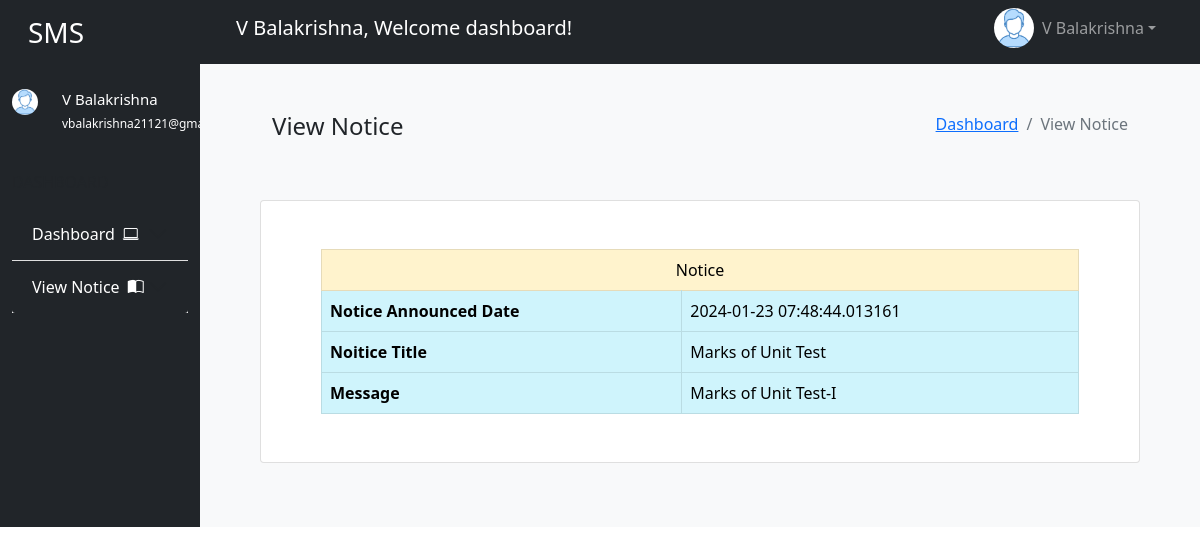
Page /student/student_notice.php (signed in) on the committed database.
### tables this page shows
CREATE TABLE `add_notice` (
  `S_No` int(11) NOT NULL,
  `Notice_Title` varchar(33) NOT NULL,
  `ClassId` int(11) NOT NULL,
  `Notice_Message` varchar(150) NOT NULL,
  `Notice_Date` timestamp(6) NOT NULL DEFAULT current_timestamp(6) ON UPDATE current_timestamp(6),
  `Deleted` tinyint(11) NOT NULL DEFAULT 0
);

### student/student_notice.php (the view, shortened to what this page needs)
<!DOCTYPE html>
<html lang="en">
<head>
    <link rel="stylesheet" href="../bootstrap/bootstrap.min.css">
    <link rel="stylesheet" href="../dashboard.css">
    <link rel="stylesheet" href="https://cdn.jsdelivr.net/npm/bootstrap-icons@1.11.2/font/bootstrap-icons.min.css">
</head>
<body>
    <div class="container-fluid">
        <div class="row">
            <div class="col-sm-12">
                <?php include_once('includes/student_header.php'); ?>
            </div>
        </div>
        <div class="row m-0 p-0">
            <div class="col-sm-2 bg-dark">
                <div class="row">
                    <div class="col-sm-12 bg-dark">
                        <?php include_once('includes/student_aside.php'); ?>
                    </div>
                </div>
            </div>
            <div class="col-sm-10 card_bg bg-light">
                <div class="row m-5">
                    <div class="col-sm-12">
                        <h4 class="float-start">View Notice</h4>
                        <nav aria-label="breadcrumb" class="float-end">
                            <ol class="breadcrumb">
                                <li class="breadcrumb-item"><a href="studentdb.php">Dashboard</a></li>
                                <li class="breadcrumb-item active" aria-current="page">View Notice</li>
                            </ol>
                        </nav>
                    </div>
                </div>
                <div class="row m-5">
                    <div class="card table">
                        <table class="table-responsive table-hover table-bordered m-5">
                            <thead class="text-center table-warning">
                                <td colspan="3" class='p-2'>Notice</td>
                            </thead>
                            <?php
                                $conn = mysqli_connect('localhost', 'root', '', 'student_management');
                                $student = $_SESSION['student_class'];
                                $sql="SELECT add_class.S_No, add_class.Class_name, add_class.Section, add_notice.Notice_Title,
                                add_notice.Notice_Date, add_notice.ClassId, add_notice.Notice_Message, add_notice.S_No from
                                add_notice join add_class on add_class.S_No=add_notice.ClassId where add_notice.ClassId = '$student'";
                                if($result = mysqli_query($conn, $sql)){
                                    if(mysqli_num_rows($result)>0){
                                        while($row = mysqli_fetch_assoc($result)){
                                            echo "<tr class='table-info'>";
                                            echo "<th class='p-2'>Notice Announced Date</th>";
                                            echo "<td class='p-2'>" .$row['Notice_Date']. "</td>";
                                            echo "</tr>";
                                            echo "<tr class='table-info'>";
                                            echo "<th class='p-2'>Noitice Title</th>";
                                            echo "<td class='p-2'>" .$row['Notice_Title']. "</td>";
                                            echo "</tr>";
                                            echo "<tr class='table-info'>";
                                            echo "<th class='p-2'>Message</th>";
                                            echo "<td class='p-2'>" .$row['Notice_Message']. "</td>";
                                            echo "</tr>";
                                        }
                                    }else{
                                        echo "No Data";
                                    }
                                }else{
                                    echo "Query Wrong";
                                }
                                ?>
                        </table>
                    </div>
                </div>
            </div>
        </div>
    </div>
</body>
</html>

### dashboard.css (style rules this page uses)
* { margin: 0; padding: 0; box-sizing: border-box; }

### rows in the picture
add_notice: Notice_Date "2024-01-23 07:48:44.013161", Notice_Title "Marks of Unit Test", Notice_Message "Marks of Unit Test-I"

### other values in the picture
$_SESSION['name'] "V Balakrishna"
$_SESSION['mail'] "vbalakrishna21121@gmail.com"
